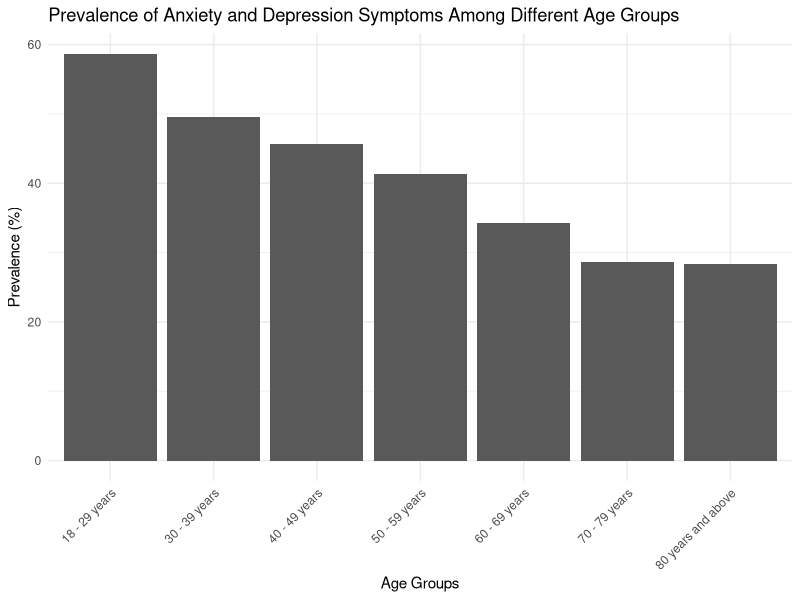
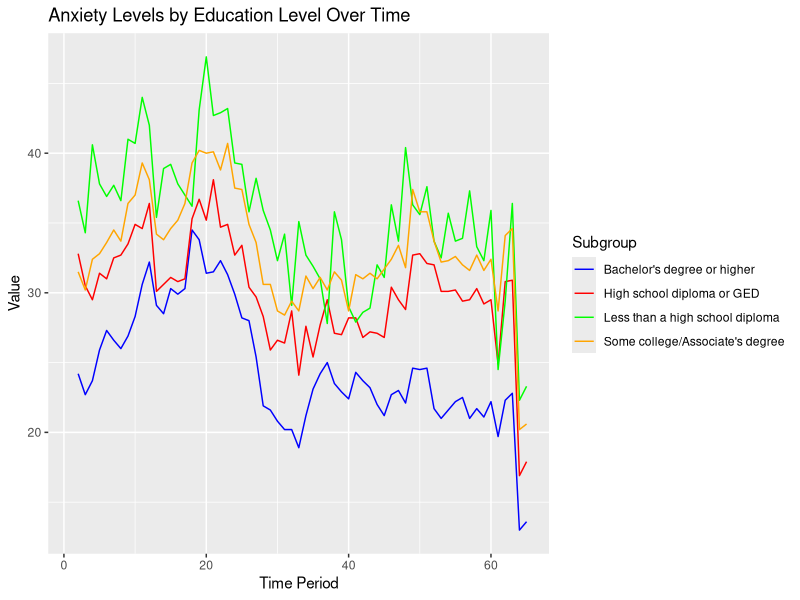
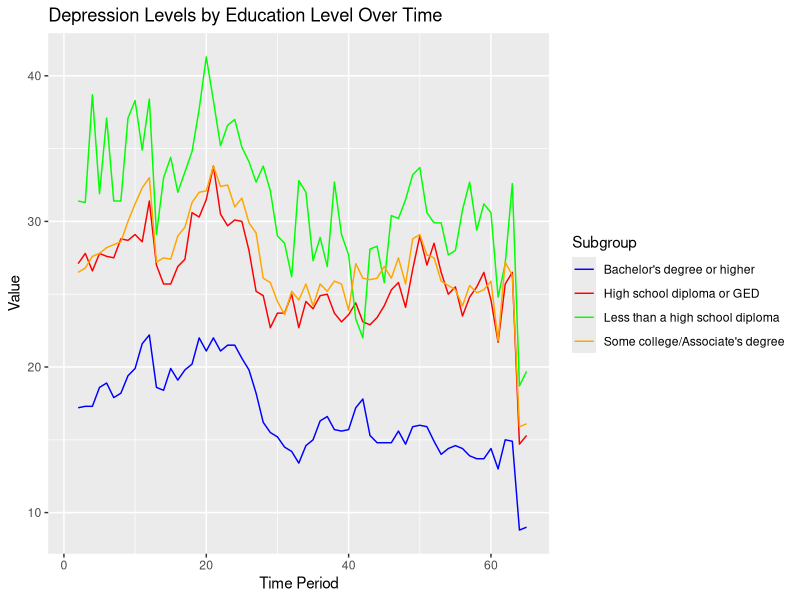
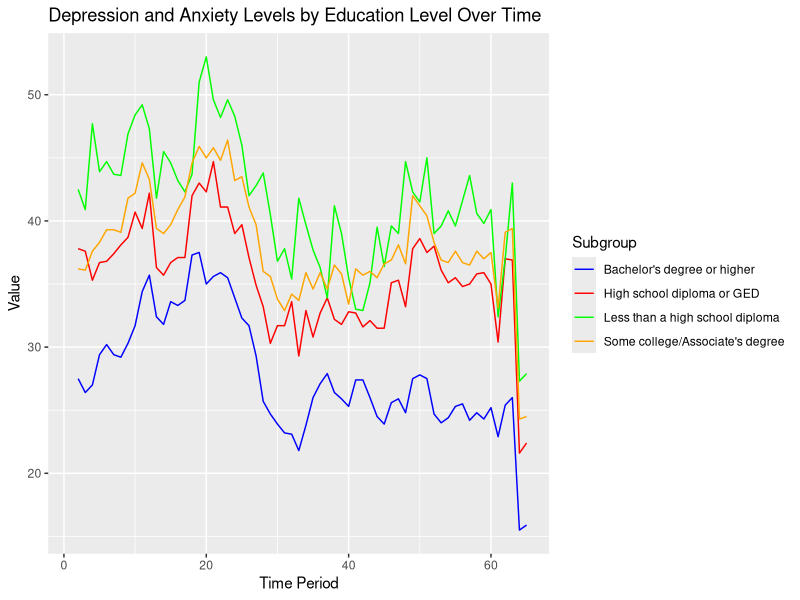
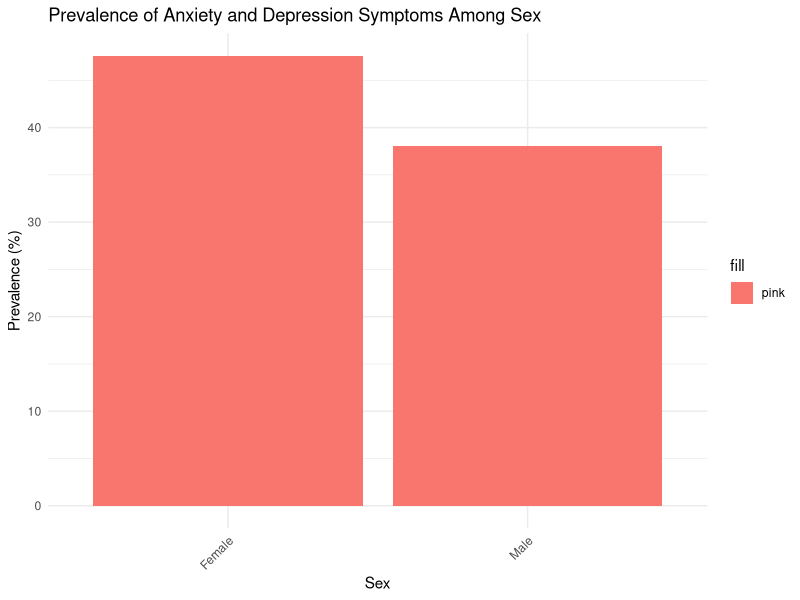
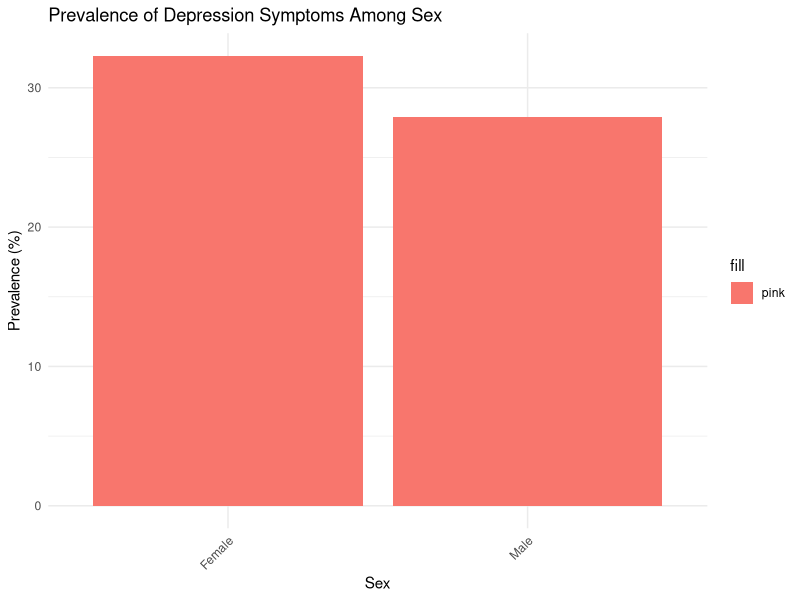
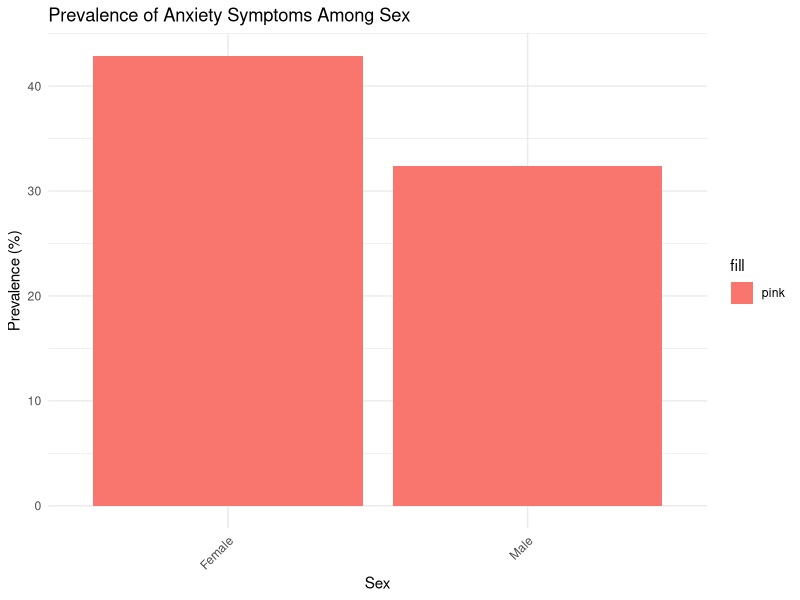
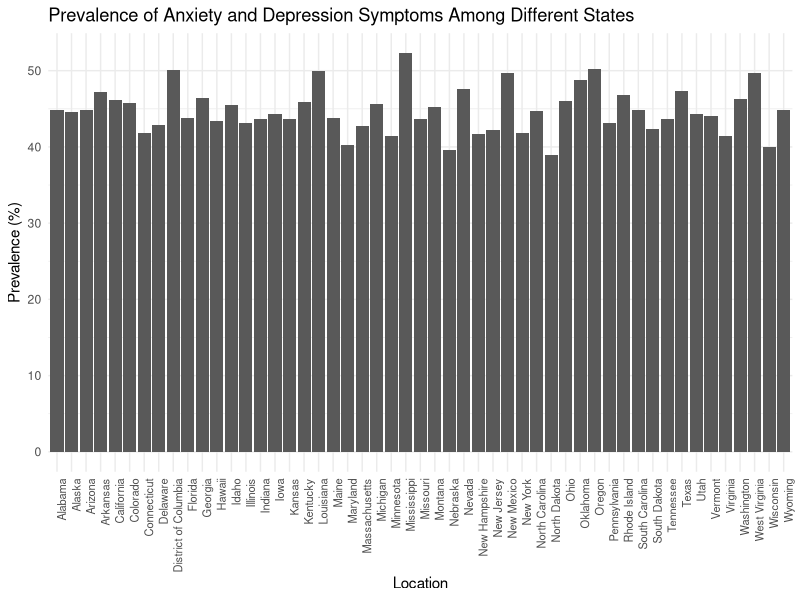

Reproduce these figures in R, in order.
## ---- chunk 1
knitr::opts_chunk$set(echo = TRUE)
## ---- chunk 2
library(readr)
anxiety_depression <- read_csv("Indicators_of_Anxiety_or_Depression_Based_on_Reported_Frequency_of_Symptoms_During_Last_7_Days.csv")
View(anxiety_depression)

## ---- chunk 3
# deleting unneeded columns
library(tidyverse)
col_delete <- c("Time Period Label", "Confidence Interval", "Quartile Range")

anxiety_depression <- anxiety_depression %>% 
  select(-one_of(col_delete))


#seperating the data by indicator
# Filter data for depressive disorder
depressive_data <- anxiety_depression %>%
  filter(Indicator == "Symptoms of Depressive Disorder")

# Filter data for anxiety disorder
anxiety_data <- anxiety_depression %>%
  filter(Indicator == "Symptoms of Anxiety Disorder")

# Filter data for depressive and anxiety disorder
depressive_anxiety_data <- anxiety_depression %>%
  filter(Indicator == "Symptoms of Anxiety Disorder or Depressive Disorder")

## ---- chunk 4
# Load the required library
library(tidyverse)

by_ages <- depressive_anxiety_data %>%  
  filter(Group == "By Age")


ggplot(data = by_ages, aes(x = Subgroup, y = Value)) +
  geom_bar(stat = "identity", position = "dodge") + 
  labs(title = "Prevalence of Anxiety and Depression Symptoms Among Different Age Groups",
       x = "Age Groups",
       y = "Prevalence (%)") +
  theme_minimal() +
  theme(axis.text.x = element_text(angle = 45, hjust = 1))
## ---- chunk 5
library(dplyr)

# Filter the dataset to include only entries where Group is "By Education"
anxiety_data_education <- anxiety_data %>% 
  filter(Group == "By Education")

library(ggplot2)

# Plotting the line chart
ggplot(anxiety_data_education, aes(x = `Time Period`, y = Value, color = Subgroup)) +
  geom_line() +
  labs(x = "Time Period", y = "Value") +
  ggtitle("Anxiety Levels by Education Level Over Time") +
  scale_color_manual(values = c("blue", "red", "green", "orange")) # Customizing line colors

depressive_data_education <- depressive_data %>% 
  filter(Group == "By Education")

# Plotting the line chart
ggplot(depressive_data_education, aes(x = `Time Period`, y = Value, color = Subgroup)) +
  geom_line() +
  labs(x = "Time Period", y = "Value") +
  ggtitle("Depression Levels by Education Level Over Time") +
  scale_color_manual(values = c("blue", "red", "green", "orange"))


depressive_anxiety_data_education <- depressive_anxiety_data %>% 
  filter(Group == "By Education")

# Plotting the line chart
ggplot(depressive_anxiety_data_education, aes(x = `Time Period`, y = Value, color = Subgroup)) +
  geom_line() +
  labs(x = "Time Period", y = "Value") +
  ggtitle("Depression and Anxiety Levels by Education Level Over Time") +
  scale_color_manual(values = c("blue", "red", "green", "orange"))

## ---- chunk 6
library(tidyverse)
#Depressive_anxiety_data
by_sex <- depressive_anxiety_data %>%  
  filter(Group == "By Sex")

ggplot(data = by_sex, aes(x = Subgroup, y = Value, fill = "pink")) +
  geom_bar(stat = "identity", position = "dodge") + 
  labs(title = "Prevalence of Anxiety and Depression Symptoms Among Sex",
       x = "Sex",
       y = "Prevalence (%)") +
  theme_minimal() +
  theme(axis.text.x = element_text(angle = 45, hjust = 1))

#Depressive data
by_sex <- depressive_data %>%  
  filter(Group == "By Sex")

ggplot(data = by_sex, aes(x = Subgroup, y = Value, fill = "pink")) +
  geom_bar(stat = "identity", position = "dodge") + 
  labs(title = "Prevalence of Depression Symptoms Among Sex",
       x = "Sex",
       y = "Prevalence (%)") +
  theme_minimal() +
  theme(axis.text.x = element_text(angle = 45, hjust = 1))

#Anxiety data
by_sex <- anxiety_data %>%   
  filter(Group == "By Sex")

ggplot(data = by_sex, aes(x = Subgroup, y = Value, fill = "pink")) +
  geom_bar(stat = "identity", position = "dodge") +  
  labs(title = "Prevalence of Anxiety Symptoms Among Sex",
       x = "Sex",
       y = "Prevalence (%)") +
  theme_minimal() +
  theme(axis.text.x = element_text(angle = 45, hjust = 1))

## ---- chunk 7
#anxiety and depression based on location 
by_state <- depressive_anxiety_data %>%  
  filter(Group == "By State")

ggplot(data = by_state, aes(x = Subgroup, y = Value)) +
  geom_bar(stat = "identity", position = "dodge") + 
  labs(title = "Prevalence of Anxiety and Depression Symptoms Among Different States",
       x = "Location",
       y = "Prevalence (%)") +
  theme_minimal() +
  theme(axis.text.x = element_text(angle = 90, hjust = 1, size = 8))


#Anxiety based on location
by_state <- anxiety_data %>%  
  filter(Group == "By State")

ggplot(data = by_state, aes(x = Subgroup, y = Value)) +
  geom_bar(stat = "identity", position = "dodge") + 
  labs(title = "Prevalence of Anxiety Symptoms Among Different States",
       x = "Location",
       y = "Prevalence (%)") +
  theme_minimal() +
  theme(axis.text.x = element_text(angle = 90, hjust = 1, size = 8))


#Depression based on location
by_state <- depressive_data %>%  
  filter(Group == "By State")

ggplot(data = by_state, aes(x = Subgroup, y = Value)) +
  geom_bar(stat = "identity", position = "dodge") + 
  labs(title = "Prevalence of  Depression Symptoms Among Different States",
       x = "Location",
       y = "Prevalence (%)") +
  theme_minimal() +
  theme(axis.text.x = element_text(angle = 90, hjust = 1, size = 8))





## ---- chunk 8
by_race <- depressive_anxiety_data %>%  
  filter(Group == "By Race/Hispanic ethnicity")

ggplot(data = by_race, aes(x = Subgroup, y = Value)) +
  geom_bar(stat = "identity", position = "dodge") + 
  labs(title = "Prevalence of Anxiety and Depression Symptoms among different races",
       x = "Location",
       y = "Prevalence (%)") +
  theme_minimal() +
  theme(axis.text.x = element_text(angle = 45, hjust = 1, size = 8))



by_race <- anxiety_data %>%  
  filter(Group == "By Race/Hispanic ethnicity")

ggplot(data = by_race, aes(x = Subgroup, y = Value)) +
  geom_bar(stat = "identity", position = "dodge") + 
  labs(title = "Prevalence of Anxiety and Depression Symptoms Among Different Races",
       x = "Location",
       y = "Prevalence (%)") +
  theme_minimal() +
  theme(axis.text.x = element_text(angle = 45, hjust = 1, size = 8))



by_race <- depressive_data %>%  
  filter(Group == "By Race/Hispanic ethnicity")

ggplot(data = by_race, aes(x = Subgroup, y = Value)) +
  geom_bar(stat = "identity", position = "dodge") + 
  labs(title = "Prevalence of Anxiety and Depression Symptoms Among Different Races",
       x = "Location",
       y = "Prevalence (%)") +
  theme_minimal() +
  theme(axis.text.x = element_text(angle = 45, hjust = 1, size = 8))
## ---- chunk 9
anxiety_data_education <- anxiety_data %>% 
  filter(Group == "By Race/Hispanic ethnicity")

library(ggplot2)

# Plotting the line chart
ggplot(anxiety_data_education, aes(x = `Time Period`, y = Value, color = Subgroup)) +
  geom_line() +
  labs(x = "Time Period", y = "Value") +
  ggtitle("Anxiety Levels by Race/Hispanci ethnicity Over Time") +
  scale_color_manual(values = c("blue", "red", "green", "orange", "pink"))
